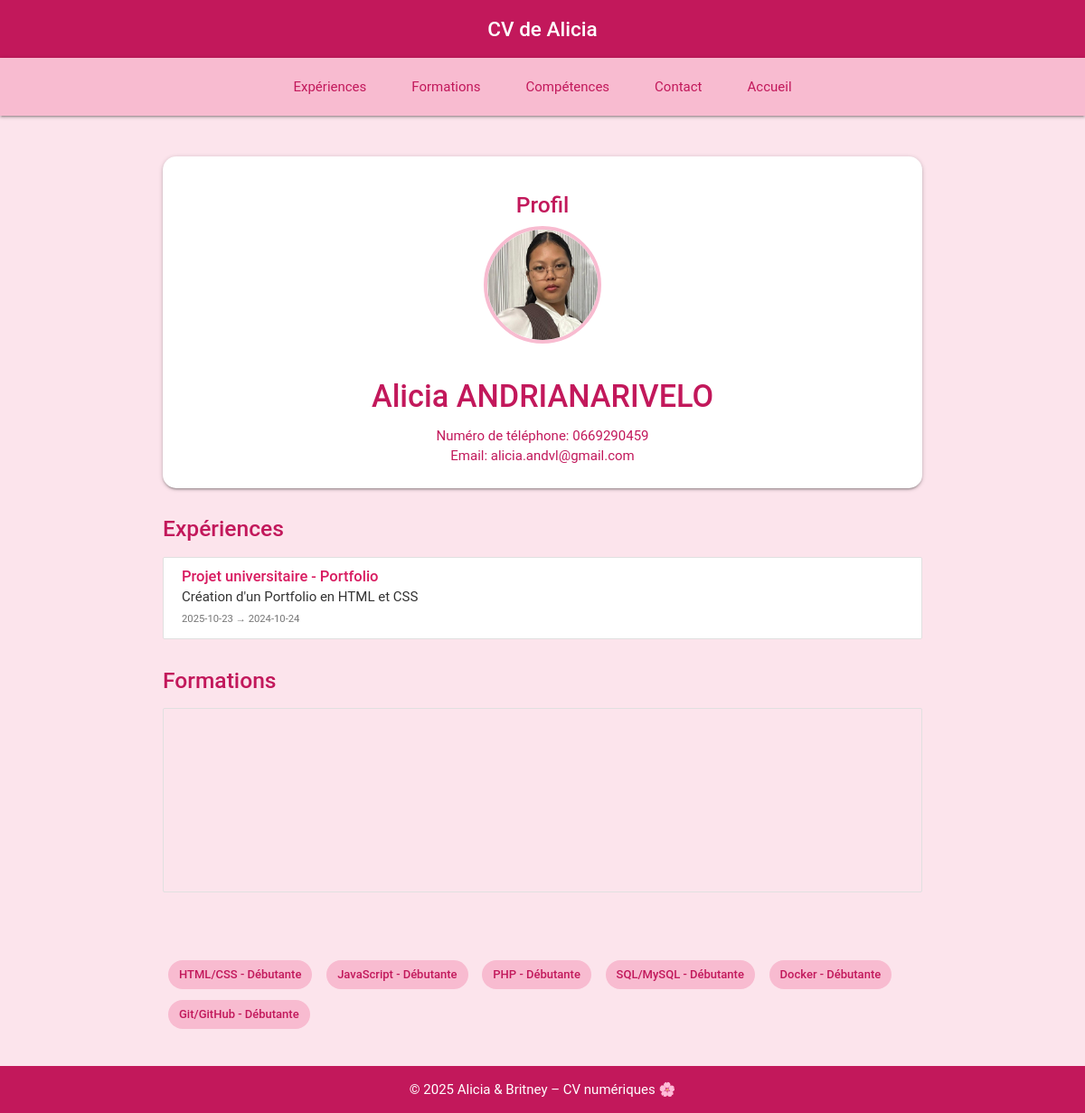
Page /view.php?id=1 on the committed database.
### tables this page shows
CREATE TABLE IF NOT EXISTS users
(
    id INT AUTO_INCREMENT PRIMARY KEY,
    lastname VARCHAR(100),
    firstname VARCHAR(100),
    email VARCHAR(255),
    phone VARCHAR(20),
    picture VARCHAR(100)
);

CREATE TABLE IF NOT EXISTS experiences
(
    id INT AUTO_INCREMENT PRIMARY KEY,
    user_id INT NOT NULL,
    name VARCHAR(200),
    description VARCHAR(1000),
    startdate DATE,
    enddate DATE,
    FOREIGN KEY (user_id) REFERENCES users(id)
);

CREATE TABLE IF NOT EXISTS skills
(
    id INT AUTO_INCREMENT PRIMARY KEY,
    user_id INT NOT NULL,
    name VARCHAR(200),
    level VARCHAR(100),
    FOREIGN KEY (user_id) REFERENCES users(id)
);

### src/view.php (the view, shortened to what this page needs)
<?php
require_once 'db_connect.php';
$user_id = $_GET['id'] ?? null;
$stmt = $pdo->prepare("SELECT * FROM users WHERE id = ?");
$stmt->execute([$user_id]);
$user = $stmt->fetch(PDO::FETCH_ASSOC);
$stmt_exp = $pdo->prepare("SELECT * FROM experiences WHERE user_id = ?");
$stmt_exp->execute([$user_id]);
$experiences = $stmt_exp->fetchAll(PDO::FETCH_ASSOC);
$stmt_edu = $pdo->prepare("SELECT * FROM educations WHERE user_id = ?");
$stmt_edu->execute([$user_id]);
$educations = $stmt_edu->fetchAll(PDO::FETCH_ASSOC);
$stmt_skills = $pdo->prepare("SELECT * FROM skills WHERE user_id = ?");
$stmt_skills->execute([$user_id]);
$skills = $stmt_skills->fetchAll(PDO::FETCH_ASSOC);
?>
<!DOCTYPE html>
<html lang="fr">
<head>
  <link href="https://cdnjs.cloudflare.com/ajax/libs/materialize/1.0.0/css/materialize.min.css" rel="stylesheet">
  <link rel="stylesheet" href="assets/css/style.css?v=<?php echo time(); ?>">
</head>
<body class="pink lighten-5">
  <nav class="pink darken-2 center-align">
    <div class="nav-wrapper">
      <a href="index.php" class="brand-title white-text">CV de <?= htmlspecialchars($user['firstname']) ?></a>
    </div>
  </nav>
  <nav class="pink lighten-4">
    <div class="nav-wrapper center-align">
      <ul class="hide-on-med-and-down" style="display:flex; justify-content:center; gap:20px;">
        <li><a href="#exp" class="pink-text text-darken-2">Expériences</a></li>
        <li><a href="#edu" class="pink-text text-darken-2">Formations</a></li>
        <li><a href="#skills" class="pink-text text-darken-2">Compétences</a></li>
        <li><a href="#contact" class="pink-text text-darken-2">Contact</a></li>
        <li><a href="index.php" class="pink-text text-darken-2">Accueil</a></li>
      </ul>
    </div>
  </nav>
  <main class="container section">
    <div class="card hoverable center">
      <div class="card-content">
        <h5 id="exp" class="pink-text text-darken-2">Profil</h5>
        <img src="../assets/img/<?= htmlspecialchars($user['picture']) ?>" alt="<?= htmlspecialchars($user['firstname']) ?>" class="circle responsive-img" style="width:130px;height:130px;object-fit:cover;">
        <h4 class="pink-text text-darken-2"><?= htmlspecialchars($user['firstname']) ?> <?= htmlspecialchars($user['lastname']) ?></h4>
        <p class="pink-text text-darken-2">Numéro de téléphone: <?= htmlspecialchars($user['phone']) ?></p>
        <p class="pink-text text-darken-2">Email: <a href="mailto:<?= htmlspecialchars($user['email']) ?>" class="pink-text text-darken-2">
          <?= htmlspecialchars($user['email']) ?>
        </a></p>
      </div>
    </div>
    <h5 id="exp" class="pink-text text-darken-2">Expériences</h5>
    <?php if (count($experiences) > 0): ?>
    <ul class="collection">
      <?php foreach ($experiences as $exp): ?>
        <li class="collection-item">
          <strong><?= htmlspecialchars($exp['name']) ?></strong><br>
          <span><?= htmlspecialchars($exp['description']) ?></span><br>
          <small><?= htmlspecialchars($exp['startdate']) ?> → <?= htmlspecialchars($exp['enddate']) ?></small>
        </li>
      <?php endforeach; ?>
    </ul>
    <?php else: ?>
      <p class="grey-text">Aucune expérience enregistrée.</p>
    <?php endif; ?>
    <h5 id="edu" class="pink-text text-darken-2">Formations</h5>
    <?php if (count($educations) > 0): ?>
    <ul class="collection">
    </ul>
    <?php else: ?>
      <p class="grey-text">Aucune formation enregistrée.</p>
    <?php endif; ?>
    <?php if (count($skills) > 0): ?>
    <div class="row">
      <?php foreach ($skills as $skill): ?>
        <div class="chip pink lighten-4 pink-text text-darken-2">
          <?= htmlspecialchars($skill['name']) ?> - <?= htmlspecialchars($skill['level']) ?>
        </div>
      <?php endforeach; ?>
    </div>
    <?php else: ?>
      <p class="grey-text">Aucune compétence enregistrée.</p>
    <?php endif; ?>
  </main>
  <footer class="page-footer pink darken-2">
    <div class="container center white-text">
      © 2025 Alicia & Britney – CV numériques 🌸
    </div>
  </footer>
</body>
</html>

### src/assets/css/style.css (style rules this page uses)
html, body { height: 100%; margin: 0; font-family: 'Roboto', sans-serif; background-color: #fce4ec; color: #333; display: flex; flex-direction: column; }
main { flex: 1; padding-bottom: 40px; }
h4, h5, h6 { font-weight: 500; }
a { text-decoration: none; }
nav, .page-footer { margin: 0; }
.nav-wrapper { text-align: center; display: flex; justify-content: center; align-items: center; }
.brand-title { font-size: 1.5rem; font-weight: 500; }
.page-footer { padding: 15px 0; }
.card-content img { margin-bottom: 10px; border: 4px solid #f8bbd0; }
.collection-item strong { font-size: 1.1rem; color: #d81b60; }
.collection-item small { color: #757575; }
.chip { margin: 6px; font-weight: 500; }
html { scroll-behavior: smooth; }
nav.pink.lighten-4 { position: sticky; top: 0; z-index: 10; }
.hidden { opacity: 0; transform: translateY(30px); transition: opacity 0.6s ease, transform 0.6s ease; }
.visible { opacity: 1; transform: translateY(0); }

### src/view.php (style rules this page uses)
html, body { height: 100%; margin: 0; display: flex; flex-direction: column; }
main { flex: 1; display: flex; flex-direction: column; }

### rows in the picture
users: firstname "Alicia", picture (picture), lastname "ANDRIANARIVELO", phone "0669290459", email "alicia.andvl@gmail.com"
experiences: name "Projet universitaire - Portfolio", description "Création d'un Portfolio en HTML et CSS", startdate "2025-10-23", enddate "2024-10-24"
skills: name "HTML/CSS", level "Débutante"
skills: name "JavaScript", level "Débutante"
skills: name "PHP", level "Débutante"
skills: name "SQL/MySQL", level "Débutante"
skills: name "Docker", level "Débutante"
skills: name "Git/GitHub", level "Débutante"
